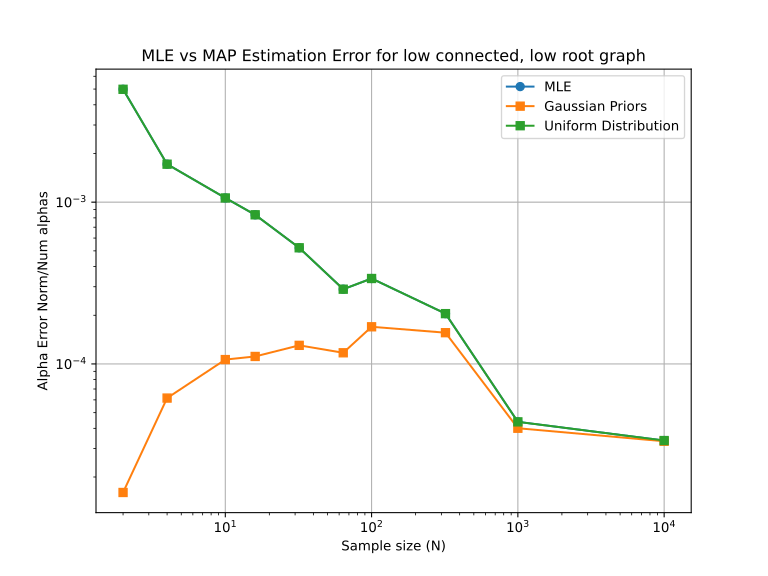

Here is the Python script that generated this plot:
import numpy as np
import matplotlib.pyplot as plt
from scipy.optimize import minimize
import networkx as nx

np.random.seed(100)
meanalphas=2


def simulate_graph(adj_matrix, true_alphas, nonlinear_func, sigma=0.01, N=1000):
    n_nodes = len(adj_matrix)
    X_t0 = np.random.normal(0, 1, size=(n_nodes, N))
    X_t1 = np.zeros((n_nodes, N))

    for i in range(n_nodes):
        parents = np.where(adj_matrix[:, i] == 1)[0]
        if len(parents) == 0:
            X_t1[i] = np.random.normal(0, 1, N)  # root noise
        else:
            inputs = [true_alphas[(j, i)] * X_t0[j] for j in parents]
            mu = nonlinear_func(*inputs)
            X_t1[i] = np.random.normal(mu, sigma)
    return X_t0, X_t1


def plot_graph_structure(adj_matrix):
    G = nx.DiGraph()
    n = len(adj_matrix)
    for i in range(n):
        for j in range(n):
            if adj_matrix[i, j] == 1:
                G.add_edge(i, j)

    pos = nx.spring_layout(G, seed=42)
    plt.figure(figsize=(6, 5))
    nx.draw(G, pos, with_labels=True, arrows=True,
            node_size=600, node_color='lightblue', edge_color='gray')
    plt.title("Graph Structure")
    plt.show()


def estimate_alphas_mle(adj_matrix, X_t0, X_t1, nonlinear_func, target_edges, sigma2=0.01**2):
    def loss(alpha_vec):
        alpha_map = {edge: alpha_vec[i] for i, edge in enumerate(target_edges)}
        data_term = 0.0
        for (j, i) in target_edges:
            parents = np.where(adj_matrix[:, i] == 1)[0]
            inputs = [alpha_map[(p, i)] * X_t0[p] for p in parents]
            mu = nonlinear_func(*inputs)
            data_term += np.sum((X_t1[i] - mu) ** 2) / (2 * sigma2)
        return data_term

    init_alpha = np.ones(len(target_edges))
    res = minimize(loss, init_alpha, method="BFGS")
    return res.x


def estimate_alphas_map(adj_matrix, X_t0, X_t1, nonlinear_func, target_edges,
                        sigma2=0.1**2, tau2=0.001**2, mu_prior_val=2.0):
    mu_prior = np.full(len(target_edges), mu_prior_val)

    def loss(alpha_vec):
        alpha_map = {edge: alpha_vec[i] for i, edge in enumerate(target_edges)}
        data_term = 0.0
        for (j, i) in target_edges:
            parents = np.where(adj_matrix[:, i] == 1)[0]
            inputs = [alpha_map[(p, i)] * X_t0[p] for p in parents]
            mu = nonlinear_func(*inputs)
            data_term += np.sum((X_t1[i] - mu) ** 2) / (2 * sigma2)
        prior_term = np.sum((alpha_vec - mu_prior) ** 2) / (2 * tau2)
        return data_term + prior_term

    init_alpha = np.ones(len(target_edges)) * mu_prior_val
    res = minimize(loss, init_alpha, method="BFGS")
    return res.x
def estimate_alphas_map_uniform(adj_matrix, X_t0, X_t1, nonlinear_func, target_edges,
                                sigma2=0.01**2, center=2.0, width=0.5):
    bounds = [(center - width, center + width) for _ in target_edges]

    def loss(alpha_vec):
        alpha_map = {edge: alpha_vec[i] for i, edge in enumerate(target_edges)}
        data_term = 0.0
        for (j, i) in target_edges:
            parents = np.where(adj_matrix[:, i] == 1)[0]
            inputs = [alpha_map[(p, i)] * X_t0[p] for p in parents]
            mu = nonlinear_func(*inputs)
            data_term += np.sum((X_t1[i] - mu) ** 2) / (2 * sigma2)
        return data_term  # prior is constant inside bounds

    init_alpha = np.ones(len(target_edges)) * center
    res = minimize(loss, init_alpha, method="L-BFGS-B", bounds=bounds)
    return res.x


def run_experiment(adj_matrix, nonlinear_func, sample_sizes,
                   sigma2=0.01**2, tau2=0.1**2, force_alphas_two=False):
    edges = [(i, j) for i in range(len(adj_matrix)) for j in range(len(adj_matrix)) if adj_matrix[i, j] == 1]

    if force_alphas_two:
        true_alphas = {edge: 2.0 for edge in edges}
    else:
        true_alphas = {edge: np.random.normal(2.0, 0.01) for edge in edges}

    errors_mle, errors_map,anothaone = [], [],[]

    for N in sample_sizes:
        X_t0, X_t1 = simulate_graph(adj_matrix, true_alphas, nonlinear_func, sigma=np.sqrt(sigma2), N=N)

        alpha_hat_mle = estimate_alphas_mle(adj_matrix, X_t0, X_t1, nonlinear_func, edges, sigma2=sigma2)
        alpha_hat_map = estimate_alphas_map(adj_matrix, X_t0, X_t1, nonlinear_func, edges,
                                            sigma2=sigma2, tau2=tau2, mu_prior_val=2.0)

        true_alpha_vec = np.array([true_alphas[edge] for edge in edges])
        error_mle = np.linalg.norm(alpha_hat_mle - true_alpha_vec)/(true_alpha_vec.size)
        error_map = np.linalg.norm(alpha_hat_map - true_alpha_vec)/(true_alpha_vec.size)
        alpha_hat_map_uniform = estimate_alphas_map_uniform(adj_matrix, X_t0, X_t1,
                                                    nonlinear_func, edges,
                                                    sigma2=sigma2, center=2.0, width=0.1)
        error_map_uniform = np.linalg.norm(alpha_hat_map_uniform - true_alpha_vec)/(true_alpha_vec.size)

        errors_mle.append(error_mle)
        errors_map.append(error_map)
        anothaone.append(error_map_uniform)
        print(f"N={N}, MLE Error={error_mle:.4f}, MAP Error={error_map:.4f}")

    plt.figure(figsize=(8, 6))
    plt.plot(sample_sizes, errors_mle, "o-", label="MLE")
    plt.plot(sample_sizes, errors_map, "s-", label="Gaussian Priors")
    plt.plot(sample_sizes, anothaone, "s-", label="Uniform Distribution")
    plt.xscale("log")
    plt.yscale("log")
    plt.xlabel("Sample size (N)")
    plt.ylabel("Alpha Error Norm/Num alphas")
    plt.title("MLE vs MAP Estimation Error for low connected, low root graph")
    plt.grid(True)
    plt.legend()
    plt.savefig("uniformpluslowlow.svg", format="svg")
    
    plt.show()
if __name__ == "__main__":
    adj_matrix = np.array([
     [0, 1, 1, 1, 0, 0, 0, 0, 0, 0],
     [0, 0, 0, 0, 1, 1, 0, 0, 0, 0],
     [0, 0, 0, 0, 0, 0, 1, 1, 0, 0],
     [0, 0, 0, 0, 0, 0, 0, 0, 1, 1],
     [0, 0, 0, 0, 0, 0, 0, 0, 0, 0],
     [0, 0, 0, 0, 0, 0, 0, 0, 0, 0],
     [0, 0, 0, 0, 0, 0, 0, 0, 0, 0],
     [0, 0, 0, 0, 0, 0, 0, 0, 0, 0],
     [0, 0, 0, 0, 0, 0, 0, 0, 0, 0],
     [0, 0, 0, 0, 0, 0, 0, 0, 0, 0]])

    plot_graph_structure(adj_matrix)

    edges = [(i, j) for i in range(len(adj_matrix)) for j in range(len(adj_matrix)) if adj_matrix[i, j] == 1]
    true_alphas = {edge: np.random.normal(2.0, 0.01) for edge in edges}

    def nonlinear_func(*args):
        return (np.sum(args, axis=0))

    sample_sizes = [2, 4, 10, 16, 32, 64, 100, 320, 1000,10000]

    run_experiment(adj_matrix, nonlinear_func, sample_sizes,
                   sigma2=0.01**2, tau2=0.001**2, force_alphas_two=True)
